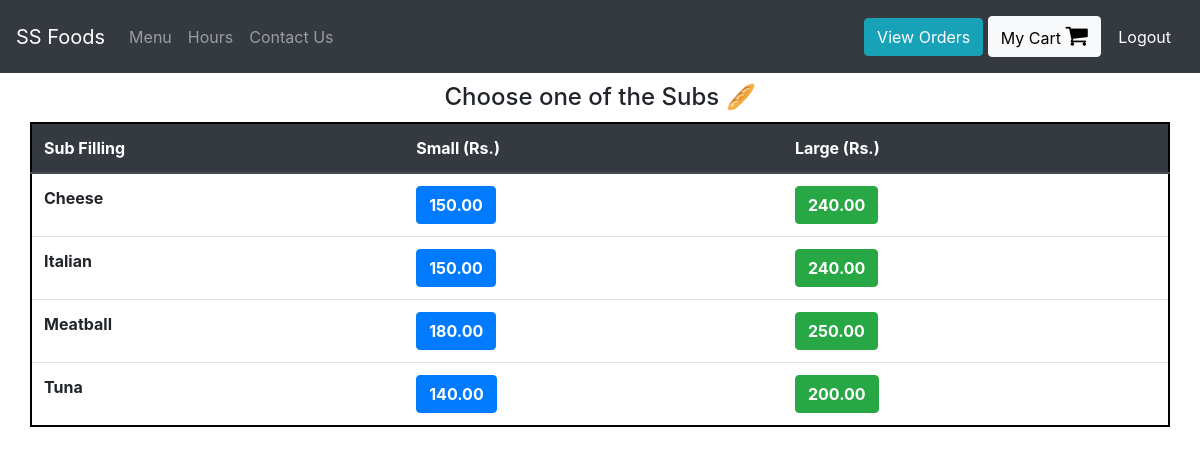
/Subs (signed in), run on the app's committed database.
### orders/models.py (models this page shows, shortened)
class Sub(models.Model):
    sub_filling = models.CharField(max_length=200)
    small_price = models.DecimalField(max_digits=6, decimal_places=2)
    large_price = models.DecimalField(max_digits=6, decimal_places=2)

### orders/views.py (the view)
# urls.py: path("Subs", views.subs, name="subs"),
def subs(request):
    if request.user.is_authenticated:
        return render(request, "orders/sub.html", context = {"dishes":Sub.objects.all})
    else:
        return redirect("orders:login")

### orders/templates/orders/sub.html
{% extends 'orders/header.html' %}
{% block content %}
    <div class="container">
      <h4 style="margin:10px; text-align:center;"> Choose one of the Subs &#x1f956 </h4>
      <div class="row justify-content-center" >
        <table class="table"  style="border: 2px solid black">
          <thead class="thead-dark">
            <tr>
              <th scope="col">Sub Filling</th>
              <th scope="col">Small (Rs.)</th>
              <th scope="col">Large (Rs.)</th>
            </tr>
          </thead>
          <tbody>
            {% for dish in dishes %}
              <tr>
                <th>{{dish.sub_filling}}</th>
                <td><button type="button" class="btn btn-primary" onclick="add_to_cart({item_description:'Small Sub - {{dish.sub_filling}}' , price:{{dish.small_price}} })"><strong>{{dish.small_price}}</strong></button></td>
                <td><button type="button" class="btn btn-success" onclick="add_to_cart({item_description:'Large Sub - {{dish.sub_filling}}' , price:{{dish.large_price}} })"><strong>{{dish.large_price}}</strong></button></td>
              </tr>
            {% endfor %}
          </tbody>
        </table>
      </div>
    </div>
{% endblock %}

### data on the page
Sub: sub_filling "Cheese", small_price "150.00", large_price "240.00"
Sub: sub_filling "Italian", small_price "150.00", large_price "240.00"
Sub: sub_filling "Meatball", small_price "180.00", large_price "250.00"
Sub: sub_filling "Tuna", small_price "140.00", large_price "200.00"
